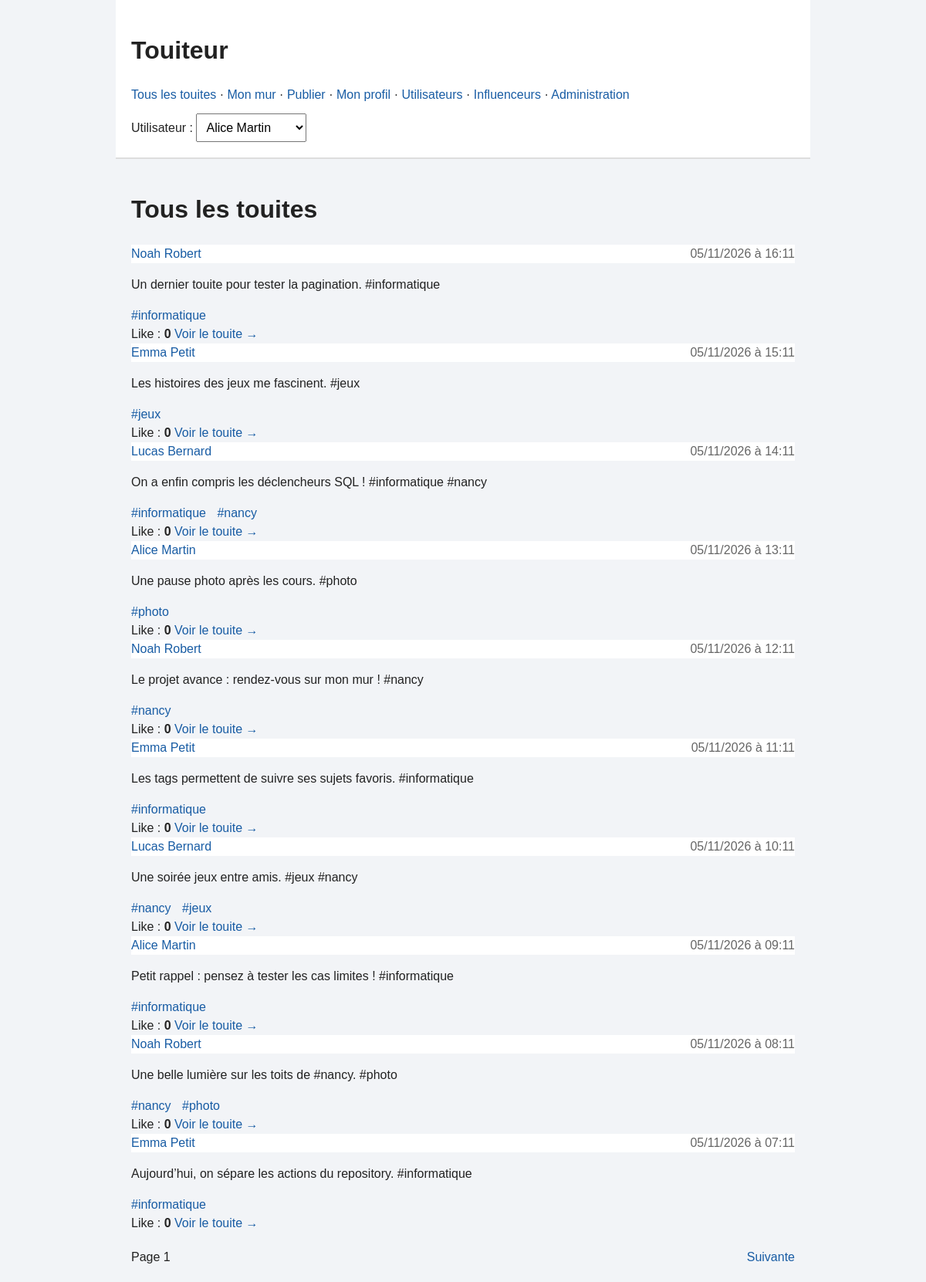
/, run on an earlier commit of the app's database.
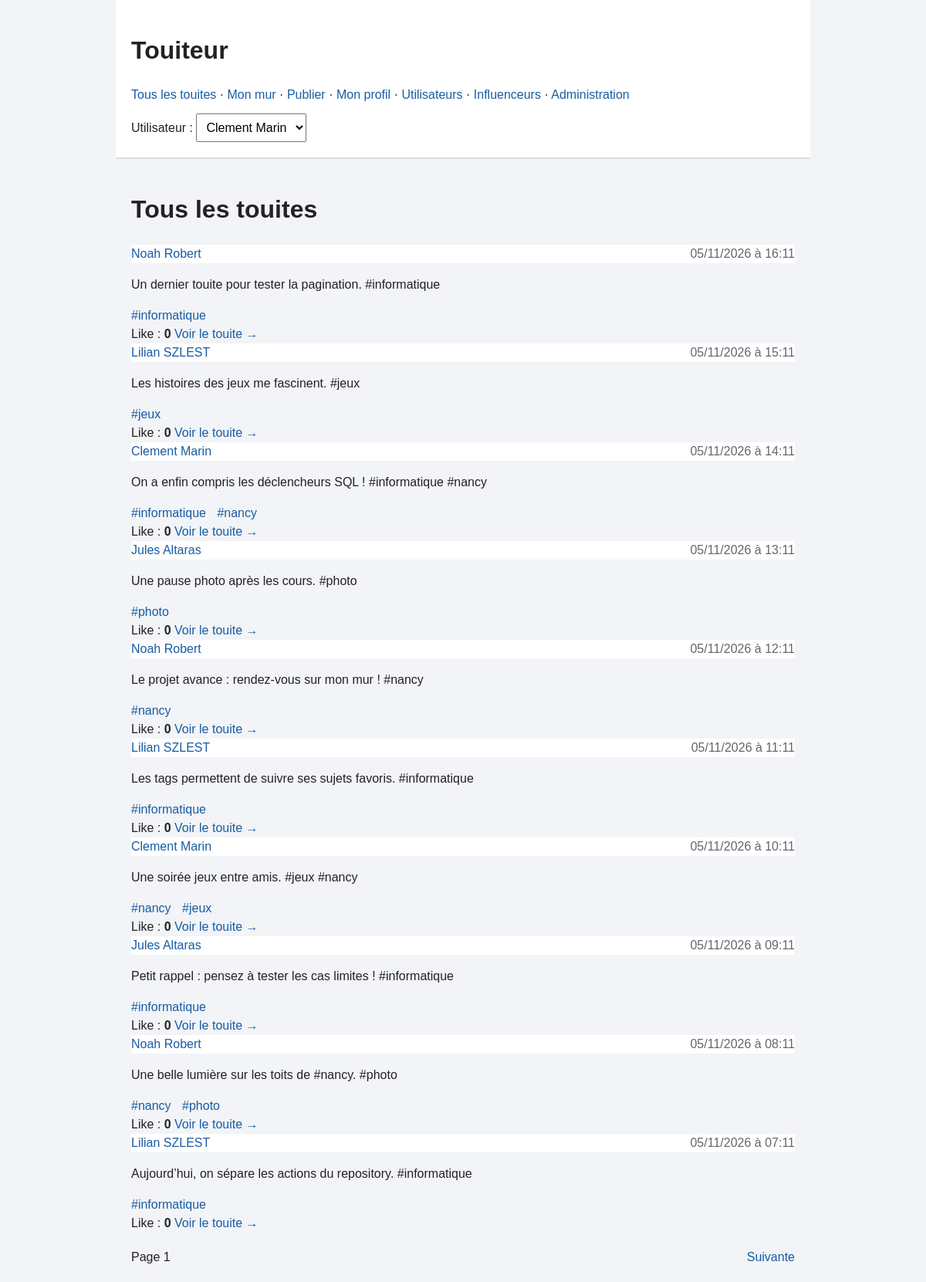
And on a later commit of the database.
### tables this page shows
CREATE TABLE TOUITE (
    id_touite INT,
    contenu VARCHAR(235),
    date_publication DATETIME,
    id_utilisateur INT,

    CONSTRAINT pk_touite PRIMARY KEY (id_touite),

    CONSTRAINT fk_touite_utilisateur
        FOREIGN KEY (id_utilisateur)
        REFERENCES UTILISATEUR(id_utilisateur)
);

CREATE TABLE UTILISATEUR (
    id_utilisateur INT,
    nom VARCHAR(50),
    prenom VARCHAR(50),
    email VARCHAR(100),
    nb_touites INT DEFAULT 0,

    CONSTRAINT pk_utilisateur PRIMARY KEY (id_utilisateur),
    CONSTRAINT uq_utilisateur_email UNIQUE (email)
);

CREATE TABLE TAG (
    id_tag INT,
    libelle VARCHAR(15),
    description VARCHAR(50),

    CONSTRAINT pk_tag PRIMARY KEY (id_tag),
    CONSTRAINT uq_tag_libelle UNIQUE (libelle)
);

### src/index.php (called while the page is built, shortened)
<?php
$dispatcher = new Dispatcher();
$dispatcher->run();

### src/classes/config/Connexion.php (called while the page is built, shortened)
<?php
class Connexion
{
    private static ?\PDO $pdo = null;
    public static function obtenir(): ?\PDO
    {
        if (self::$pdo !== null) {
            return self::$pdo;
        }
        $config = parse_ini_file(__DIR__ . '/touiteur.ini');
        $dsn = 'mysql:host=' . $config['host'] . ';port=' . $config['port'];
        $dsn .= ';dbname=' . $config['database'] . ';charset=utf8mb4';
        try {
            $pdo = new \PDO($dsn, $config['username'], $config['password']);
            $pdo->setAttribute(\PDO::ATTR_ERRMODE, \PDO::ERRMODE_EXCEPTION);
            $pdo->setAttribute(\PDO::ATTR_DEFAULT_FETCH_MODE, \PDO::FETCH_ASSOC);
            foreach (['TAG', 'IMAGE', 'SUIVRE', 'ABONNEMENT_TAG', 'TOUITE_TAG'] as $table) {
                $pdo->query('SELECT * FROM ' . $table . ' LIMIT 1');
            }
            $pdo->query('SELECT * FROM TOUITE LIMIT 1');
            $pdo->exec("SET time_zone = '" . date('P') . "'");
            self::$pdo = $pdo;
            return $pdo;
        } catch (\PDOException $e) {
            die('Erreur BDD : ' . htmlspecialchars($e->getMessage()));
        }
    }
}

### src/classes/repository/Repository.php (called while the page is built, shortened)
<?php
class Repository
{
    public function __construct()
    {
        $this->pdo = Connexion::obtenir();
    }
}

### src/classes/repository/UtilisateurRepository.php (called while the page is built, shortened)
<?php
class UtilisateurRepository extends Repository
{
    public function tous(): array
    {
        $sql = 'SELECT id_utilisateur FROM UTILISATEUR ORDER BY prenom, nom';
        $requete = $this->pdo->prepare($sql);
        $requete->execute();
        $lignes = $requete->fetchAll();
        $resultat = [];
        foreach ($lignes as $ligne) {
            $resultat[] = $this->trouver($ligne['id_utilisateur']);
        }
        return $resultat;
    }
    public function trouver(int $id): Utilisateur
    {
        $sql = 'SELECT * FROM UTILISATEUR WHERE id_utilisateur = ?';
        $requete = $this->pdo->prepare($sql);
        $requete->execute([$id]);
        $ligne = $requete->fetch();
        return new Utilisateur(
            $id,
            (string) $ligne['nom'],
            (string) $ligne['prenom'],
            (string) $ligne['email'],
            (int) $ligne['nb_touites']
        );
    }
}

### src/classes/repository/TouiteRepository.php (called while the page is built, shortened)
<?php
class TouiteRepository extends Repository
{
    public function trouver(int $id): Touite
    {
        $sql = 'SELECT * FROM TOUITE WHERE id_touite = ?';
        $requete = $this->pdo->prepare($sql);
        $requete->execute([$id]);
        $ligne = $requete->fetch();
        $utilisateurRepository = new UtilisateurRepository();
        $auteur = $utilisateurRepository->trouver((int) $ligne['id_utilisateur']);
        $score = $this->score($id);
        $tagRepository = new TagRepository();
        $tags = $tagRepository->pourTouite($id);
        $image = $this->imageTouite($id);
        return new Touite($id, (string) $ligne['contenu'], (string) $ligne['date_publication'], $auteur, $score, $tags, $image);
    }
    public function lister(string $mode, int $id, int $page): array
    {
        $sql = 'SELECT t.id_touite FROM TOUITE t';
        $parametres = [];
        $debut = ($page - 1) * 10;
        $sql .= ' ORDER BY t.date_publication DESC, t.id_touite DESC LIMIT 11 OFFSET ' . (int) $debut;
        $requete = $this->pdo->prepare($sql);
        $requete->execute($parametres);
        $lignes = $requete->fetchAll();
        $touites = [];
        foreach ($lignes as $ligne) {
            if (count($touites) === 10) {
                break;
            }
            $touites[] = $this->trouver($ligne['id_touite']);
        }
        return ['items' => $touites, 'next' => count($lignes) > 10];
    }
    public function score(int $touite): int
    {
        $requete = $this->pdo->prepare('SELECT valeur FROM VOTE WHERE id_touite = ?');
        $requete->execute([$touite]);
        $score = 0;
        foreach ($requete->fetchAll() as $vote) {
            $score = $score + $vote['valeur'];
        }
        return $score;
    }
    public function imageTouite(int $id): ?array
    {
        $sql = 'SELECT * FROM IMAGE WHERE id_touite = ?';
        $requete = $this->pdo->prepare($sql);
        $requete->execute([$id]);
        $image = $requete->fetch();
        if ($image === false) {
            return null;
        }
        return $image;
    }
}

### src/classes/repository/TagRepository.php (called while the page is built, shortened)
<?php
class TagRepository extends Repository
{
    public function trouver(int $id): Tag
    {
        $sql = 'SELECT * FROM TAG WHERE id_tag = ?';
        $requete = $this->pdo->prepare($sql);
        $requete->execute([$id]);
        $ligne = $requete->fetch();
        return new Tag($id, $ligne['libelle'], (string) $ligne['description']);
    }
    public function pourTouite(int $id): array
    {
        $sql = 'SELECT id_tag FROM TOUITE_TAG WHERE id_touite = ?';
        $requete = $this->pdo->prepare($sql);
        $requete->execute([$id]);
        $lignes = $requete->fetchAll();
        $tags = [];
        foreach ($lignes as $ligne) {
            $tags[] = $this->trouver($ligne['id_tag']);
        }
        return $tags;
    }
}

### src/classes/classes principales/Touite.php (called while the page is built, shortened)
<?php
class Touite
{
    public function __construct(int $id, string $contenu, string $date, Utilisateur $auteur, int $score, array $tags, ?array $image)
    {
        $this->id = $id;
        $this->contenu = $contenu;
        $this->date = $date;
        $this->auteur = $auteur;
        $this->score = $score;
        $this->tags = $tags;
        $this->image = $image;
    }
}

### src/classes/classes principales/Utilisateur.php (called while the page is built, shortened)
<?php
class Utilisateur
{
    public string $nom;
    public string $prenom;
    public function __construct(int $id, string $nom, string $prenom, string $email, int $nbTouites)
    {
        $this->id = $id;
        $this->nom = $nom;
        $this->prenom = $prenom;
    }
    public function nomComplet(): string
    {
        return $this->prenom . " " . $this->nom;
    }
}

### src/classes/classes principales/Tag.php (called while the page is built, shortened)
<?php
class Tag
{
    public function __construct(int $id, string $libelle, string $description)
    {
        $this->id = $id;
        $this->libelle = $libelle;
    }
}

### src/classes/renderer/TouiteRenderer.php (the view, shortened to what this page needs)
<?php
class TouiteRenderer
{
    private Touite $touite;
    private bool $detail;
    public function __construct(Touite $touite, bool $detail = false)
    {
        $this->touite = $touite;
        $this->detail = $detail;
    }
    public function render(): string
    {
        $t = $this->touite;
        $texte = $t->contenu;
        ?>
        <article class=" carte touite">
            <header>
                <a class="author" href="?action=author&id=<?= $t->auteur->id ?>">
                    <?= htmlspecialchars($t->auteur->nomComplet()) ?>
                </a>
                <time><?= date('d/m/Y à H:i', strtotime($t->date)) ?></time>
            </header>
            <p class="content"><?= htmlspecialchars($texte) ?></p>
            <div class="tags">
                <?php foreach ($t->tags as $tag): ?>
                    <a class="chip" href="?action=tag&id=<?= $tag->id ?>">#<?= htmlspecialchars($tag->libelle) ?></a>
                <?php endforeach; ?>
            </div>
            <footer>
                <span>Like : <strong><?= $t->score ?></strong>
                </span>
                <?php if (!$this->detail): ?>
                    <a href="?action=detail&id=<?= $t->id ?>">Voir le touite →</a>
                <?php endif; ?>
            </footer>
        </article>
        <?php
        return ob_get_clean();
    }
    public static function liste(array $resultat, string $url, int $page): string
    {
        $html = '';
        foreach ($resultat['items'] as $touite) {
            $renderer = new TouiteRenderer($touite);
            $html .= $renderer->render();
        }
        $html .= '<nav class="pagination" aria-label="Pagination">';
        $html .= '<span>Page ' . $page . '</span>';
        if ($resultat['next']) {
            $html .= '<a href="' . htmlspecialchars($url . '&page=' . ($page + 1)) . '">Suivante</a>';
        }
        return $html . '
                </nav>';
    }
}

### src/classes/action/ListerTouitesAction.php (shortened to what this page needs)
<?php
class ListerTouitesAction extends Action
{
    public function execute(): string
    {
        $page = 1;
        $repo = new TouiteRepository();
        $resultat = $repo->lister('all', 0, $page);
        return '<h1>Tous les touites</h1>' . TouiteRenderer::liste($resultat, '?action=all', $page);
    }
}

### src/classes/dispatcher/Dispatcher.php (shortened to what this page needs)
<?php
class Dispatcher
{
    public function run(): void
    {
        $utilisateurRepository = new UtilisateurRepository();
        $utilisateurs = $utilisateurRepository->tous();
        try {
            $nom = Action::texte('action', $_GET);
            if ($nom === '') {
                $nom = 'all';
            }
            switch ($nom) {
                case 'all':
                    $action = new ListerTouitesAction();
                    break;
            }
            $contenu = $action->execute();
        } catch (\DomainException $e) {
            if (http_response_code() < 400) {
                http_response_code(400);
            }
            $contenu = '<h1>Action impossible</h1><p class="error">' . htmlspecialchars($e->getMessage()) . '</p>';
        } catch (\Throwable $e) {
            error_log((string) $e);
            http_response_code(500);
            $contenu = '<h1>Erreur</h1><p>'
                . htmlspecialchars($e->getMessage())
                . '</p>';
        }
        $page = new PageRenderer($contenu);
        echo $page->render();
    }
}

### src/classes/renderer/PageRenderer.php (shortened to what this page needs)
<?php
class PageRenderer
{
    private string $contenu;
    public function __construct(string $contenu)
    {
        $this->contenu = $contenu;
    }
    public function render(): string
    {
        $repo = new UtilisateurRepository();
        $utilisateurs = $repo->tous();
        ?>
        <!DOCTYPE html>
        <html lang="fr">
        <link rel="stylesheet" href="CSS/style.css">
        <body>
            <header>
                <h1>Touiteur</h1>
                <nav>
                    <a href="?action=all">Tous les touites</a> · <a href="?action=wall">Mon mur</a> ·
                    <a href="?action=publish">Publier</a> · <a href="?action=profile">Mon profil</a> ·
                    <a href="?action=users">Utilisateurs</a> · <a href="?action=influencers">Influenceurs</a> ·
                    <a href="admin.php">Administration</a>
                </nav>
                <form method="post" action="?action=choose">
                    <label>Utilisateur : <select id="user" name="user_id" onchange="this.form.submit()">
                            <?php foreach ($utilisateurs as $u): ?>
                                <option value="<?= $u->id ?>" <?php if ($u->id === (int) $_SESSION['user_id']) {
                                      echo 'selected';
                                  } ?>>
                                    <?= htmlspecialchars($u->nomComplet()) ?>
                                </option>
                            <?php endforeach; ?>
                        </select></label>
                </form>
            </header>
            <main>
                <?= $this->contenu ?>
            </main>
        </body>
        </html>
        <?php
        return ob_get_clean();
    }
}

### src/CSS/style.css (style rules this page uses)
* { box-sizing: border-box; }
body { margin: 0; background: #f2f4f7; color: #222; font-family: Arial, sans-serif; line-height: 1.5; }
header, main { max-width: 900px; margin: auto; padding: 20px; }
header { background: white; border-bottom: 2px solid #ddd; }
a { color: #185ca4; text-decoration: none; }
article header { padding: 0; border: 0; display: flex; justify-content: space-between; gap: 15px; }
time { color: #666; }
.content { white-space: pre-wrap; overflow-wrap: anywhere; }
.chip { display: inline-block; margin-right: 10px; }
label { display: block; margin-top: 12px; }
input, select, textarea, button { font: inherit; padding: 8px; max-width: 100%; }
.pagination { display: flex; justify-content: space-between; margin-top: 20px; }

What changed in the data, as far as the page shows it:
no longer on this page (row edited): utilisateur: id_utilisateur "1"
changed through a linked row, touite "Les histoires des jeux me fascinent. #jeux": id_utilisateur.nom "Emma Petit" → "Lilian SZLEST"
changed through a linked row, touite "On a enfin compris les déclencheurs SQL ! #informatique #nancy": id_utilisateur.nom "Lucas Bernard" → "Clement Marin"
changed through a linked row, touite "Une pause photo après les cours. #photo": id_utilisateur.nom "Alice Martin" → "Jules Altaras"
changed through a linked row, touite "Les tags permettent de suivre ses sujets favoris. #informatique": id_utilisateur.nom "Emma Petit" → "Lilian SZLEST"
changed through a linked row, touite "Une soirée jeux entre amis. #jeux #nancy": id_utilisateur.nom "Lucas Bernard" → "Clement Marin"
changed through a linked row, touite "Petit rappel : pensez à tester les cas limites ! #informatique": id_utilisateur.nom "Alice Martin" → "Jules Altaras"
changed through a linked row, touite "Aujourd’hui, on sépare les actions du repository. #informatique": id_utilisateur.nom "Emma Petit" → "Lilian SZLEST"
Also different on the page:
form field user_id: "Alice Martin" → "Clement Marin"
$page: (not shown) → "1"
